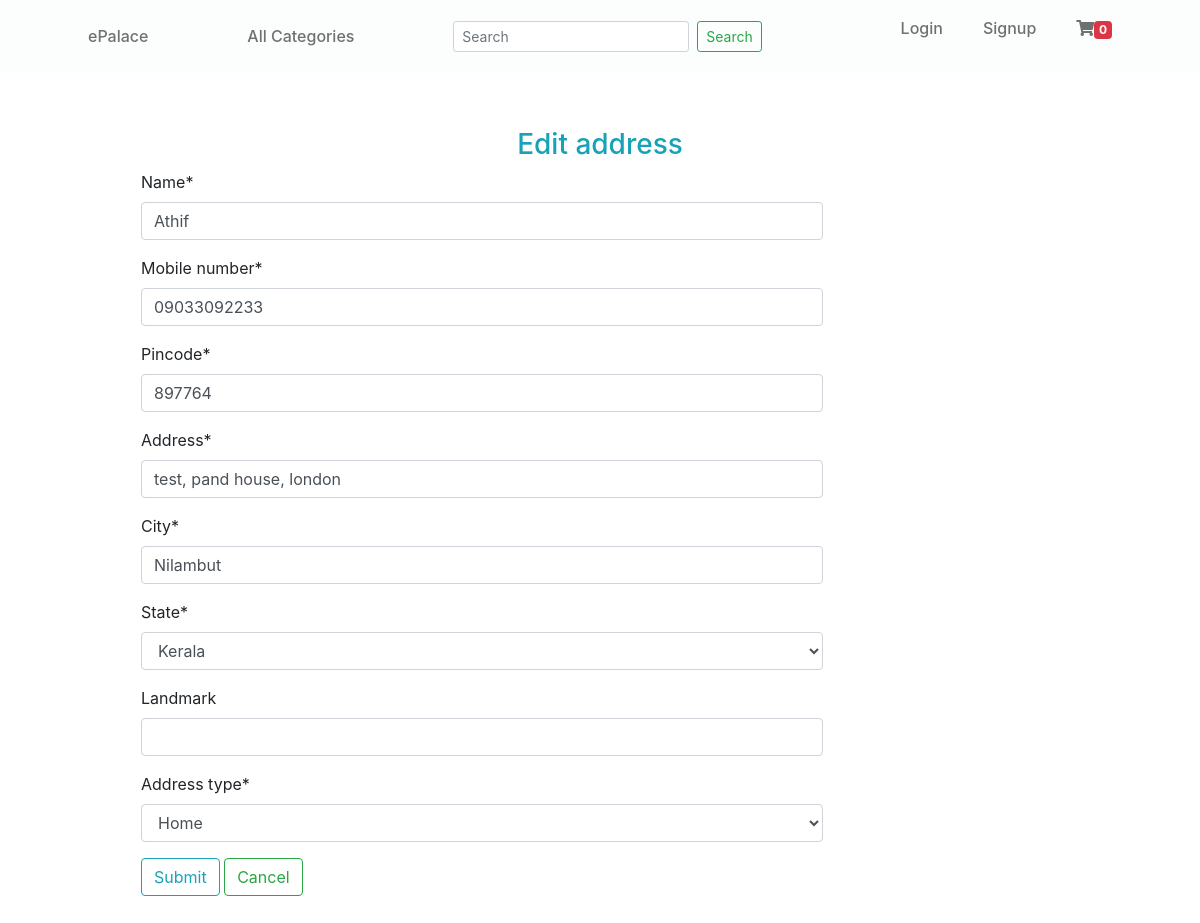
/edit_address/4, run on the app's committed database.
### user_panel/models.py (models this page shows, shortened)
class Address(models.Model):
    user = models.ForeignKey(User, on_delete=models.CASCADE)
    name = models.CharField(max_length=25)
    mobile_number = models.CharField(max_length=12)
    pincode = models.CharField(max_length=6)
    address = models.CharField(max_length=245)
    city = models.CharField(max_length=100)
    state = models.CharField(max_length=100, choices=state)
    landmark = models.CharField(max_length=100, null=True, blank=True)
    address_type = models.CharField(max_length=5, choices=address_type)

### user_panel/views.py (the view, shortened to what this page needs)
# urls.py: path('edit_address/<int:id>', views.edit_address, name="edit_address"),
def edit_address(request, id):
    user = request.user
    address = Address.objects.get(id=id)
    form = AddAddressForm(instance=address)
    return render(request, 'User/edit_address.html', {'form':form})

### admin_panel/forms.py
class AddAddressForm(forms.ModelForm):
    class Meta:
        model = Address
        fields = ('name', 'mobile_number', 'pincode', 'address', 'city', 'state', 'landmark', 'address_type')

### user_panel/context_processor.py (called while the page is built)
def counter(request):
    cart_count = 0
    if 'admin' in request.path:
        return {}
    else:
        try:
            cart = Cart.objects.filter(cart_id=_cart_session_id(request))
            if request.user.is_authenticated:
                cart_items = CartItem.objects.all().filter(user=request.user)
            else:
                cart_items = CartItem.objects.all().filter(cart=cart[:1])
            for cart_item in cart_items:
                cart_count += cart_item.quantity
        except Cart.DoesNotExist:
            cart_count = 0
    return dict(cart_count=cart_count)

### user_panel/views.py (called while the page is built)
def _cart_session_id(request):
    cart = request.session.session_key
    if not cart:
        cart = request.session.create()
    return cart

### templates/User/edit_address.html (shortened to what this page needs)
{% extends 'User/base.html' %}
{% load static %}
{% load crispy_forms_tags %}
{% block content %}
<div class="container">
    <div class="row mt-2">
        <div class="col-md-12 mt-5">
            <h3 class="text-center text-info mt-5">Edit address</h3>
        </div>
        <div class="col-md-8 ml-5">
            <form action="" method="POST" class="ml-5">
                {{ form|crispy }}
                <button class="btn btn-outline-info">Submit</button>
                <a href="{% url 'profile' user.id %}" class="btn btn-outline-success">Cancel</a>
            </form>
        </div>
    </div>
</div>
{% endblock content %}

### static/css/user_styles.css (style rules this page uses)
:root { --header-height: 3rem; --first-color: #069C54; --first-color-alt: #048654; --title-color: #393939; --text-color: #707070; --text-color-light: #A6A6A6; --body-color: #FBFEFD; --container-color: #FFFFFF; --body-font: 'Poppins', sans-serif; --biggest-font-size: 2.25rem; --h1-font-size: 1.5rem; --h2-font-size: 1.25rem; --h3-font-size: 1rem; --normal-font-size: .938rem; --small-font-size: .813rem; --smaller-font-size: .75rem; --font-medium: 500; --font-semi-bold: 600; --mb-1: .5rem; --mb-2: 1rem; --mb-3: 1.5rem; --mb-4: 2rem; --mb-5: 2.5rem; --mb-6: 3rem; --z-tooltip: 10; --z-fixed: 100; }
@media screen and (min-width: 768px) { :root { --biggest-font-size: 4rem; --h1-font-size: 2.25rem; --h2-font-size: 1.5rem; --h3-font-size: 1.25rem; --normal-font-size: 1rem; --small-font-size: .875rem; --smaller-font-size: .813rem; } }
*,::before,::after { box-sizing: border-box; }
html { scroll-behavior: smooth; }
body { margin: var(--header-height) 0 0 0; font-family: var(--body-font); font-size: var(--normal-font-size); background-color: var(--body-color); color: var(--text-color); line-height: 1.6; }
h1,h2,h3,p,ul { margin: 0; }
a { text-decoration: none; }
@media screen and (min-width: 768px) { body { margin: 0; } }

### templates/User/edit_address.html (style rules this page uses)
a { text-decoration: none; }

### data on the page
Address: name "Athif", mobile_number "09033092233", pincode "897764", address "test, pand house, london", city "Nilambut", state "Kerala", address_type "Home"

### other printed values
{{ cart_count }} "0"
